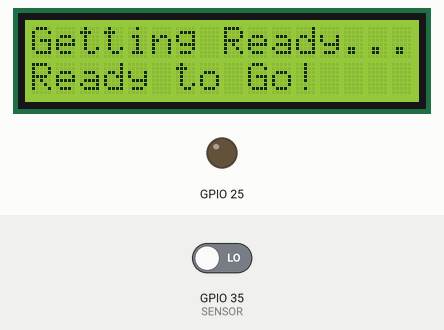
Bench run of a sketch on a simulated ESP32. Shown: 16×2 character LCD, output pins drawn as LEDs (lit = HIGH). The inputs (shaded band) are chosen by the test bench; at power-on: GPIO 35 (SENSOR) LOW. WiFi joins after 1.5 s; servers stay silent unless stated; uploads are accepted with an empty reply; not simulated (calls return 0 or success): arduino_secrets.h; what the sketch prints to the serial monitor is not drawn.

Above: at 2.2 s.
At 5.2 s:
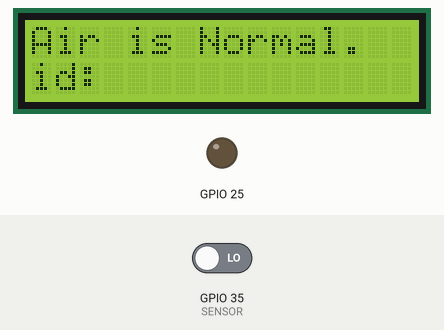
At 6.5 s:
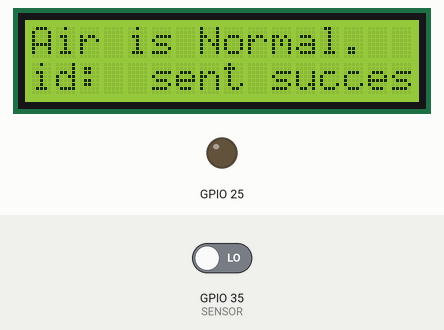
6.6 s: GPIO 35 (SENSOR) driven HIGH
Timing chart, 0 to 7.3 s (numbered marks = the images above; inputs shaded):
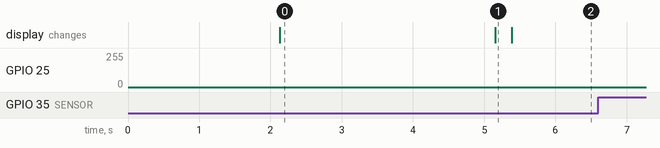

Measured:
- what the display in image 0 shows lasts 3.1 s, from 2.1 s to 5.2 s

The sketch:

firmware.ino
```cpp
#include <math.h>
#include <WiFi.h>
#include <Wire.h>
#include <HTTPClient.h>
#include <WiFiClientSecure.h>
#include <LiquidCrystal_I2C.h>
#include "arduino_secrets.h"
#include "voices.h"

const char* ssid = SECRET_SSID;
const char* password = SECRET_PASS;
const char* hostname = "ESP-GAS-DETECTION-DEVICE";
const char* display_device_key = "id: " SECRET_DEVICE_KEY;

WiFiClientSecure client;
LiquidCrystal_I2C lcd(0x27, 16, 2);

#define SENSOR 35
volatile bool status = false;
volatile bool statusChanged = false;
volatile bool need2Change = false;
unsigned long lastInterruptTime = 0;
unsigned long long wifiStatus = 0;

void sendData() {
  int response = 0;
  if (WiFi.status() != WL_CONNECTED) return;

  HTTPClient http;

  if (!http.begin(client, "https://lpg-detection.vercel.app/devices/" + String(SECRET_DEVICE_KEY) + "/api/sensor")) {
    return;
  }

  http.addHeader("Content-Type", "application/json");
  String json =
    "{\"device_id\":\""
    + String(SECRET_DEVICE_KEY)
    + "\","
      "\"status\":"
    + String(status)
    + "}";


  response = http.POST(json);

  if (response == 200) {
    Serial.print("Successfully sent data.");
    lcd.setCursor(0, 1);
    lcd.print("Data sent successfully.");
  } else {
    Serial.print("Failed to send data.");
    lcd.setCursor(0, 1);
    lcd.print("Failed to send data.");
  }
  http.end();
}

void playPCMSound(const unsigned char* sp_CRITICAL, int sp_CRITICAL_LEN) {
  const unsigned int start = 44;
  const unsigned int end = sp_CRITICAL_LEN - 1;
  for (int i = start; i < end; i++) {
    dacWrite(25, pgm_read_byte(&(sp_CRITICAL[i])));
    delayMicroseconds(1000000 / 16000);
  }
  delay(500);
}

void IRAM_ATTR onChangeFunction() {
  unsigned long now = millis();
  if (now - lastInterruptTime < 500) return;
  lastInterruptTime = now;
  status = (digitalRead(SENSOR) == HIGH);
  statusChanged = true;
}

void setup() {
  client.setInsecure();
  WiFi.hostname(hostname);
  WiFi.setAutoReconnect(true);
  WiFi.begin(ssid, password);
  Wire.begin(13, 14);  // SDA, SCL
  pinMode(SENSOR, INPUT);
  attachInterrupt(digitalPinToInterrupt(SENSOR), onChangeFunction, CHANGE);
  lcd.init();
  lcd.backlight();
  Serial.begin(115200);
  delay(2000);
  Serial.println("MQ-5 Heating Up!!");
  lcd.setCursor(0, 0);
  lcd.print("MQ-5 Heating Up!    ");
  lcd.setCursor(0, 1);
  lcd.print("loading...         ");
  // delay(10000);

  lcd.clear();
  lcd.setCursor(0, 0);
  lcd.print("Getting Ready...");
  lcd.setCursor(0, 1);
  lcd.print("Ready to Go!");
  delay(3000);
  lcd.clear();
  lcd.setCursor(0, 0);
  lcd.print("Air is Normal.     ");
  lcd.setCursor(0, 1);
  lcd.print(display_device_key);
  sendData();
}

void loop() {
  if ((millis() - wifiStatus >= 15000) && (WiFi.status() != WL_CONNECTED)) {
    wifiStatus = millis();
    Serial.println("WiFi not connected. Reconnecting...");
    lcd.setCursor(0, 1);
    lcd.print("WiFi issue.          ");
    WiFi.disconnect();
    WiFi.reconnect();
  } else if (WiFi.status() == WL_CONNECTED) {
    lcd.setCursor(0, 1);
    lcd.print(display_device_key);
  }

  if (statusChanged) {
    statusChanged = false;
    need2Change = true;
    if (status) {
      lcd.clear();
      lcd.setCursor(0, 0);
      lcd.print("Gas detected!!     ");
    } else {
      lcd.clear();
      lcd.setCursor(0, 0);
      lcd.print("Air is Normal.     ");
    }
  }
  if (status) {
    playPCMSound(sp_CRITICAL, sp_CRITICAL_LEN);
  }
  if (need2Change) {
    sendData();
    need2Change = false;
  }
}

// yet four improvements can be made:
// 1. Implement RTOS and add more sophisticated error handling and logging on LCD
// 2. More safety and security features including authentication, authorization and advanced security for server and database.
// 3. Implement LAN connectivity.
```

Source omitted: voices.h (data table, 212610 bytes)
